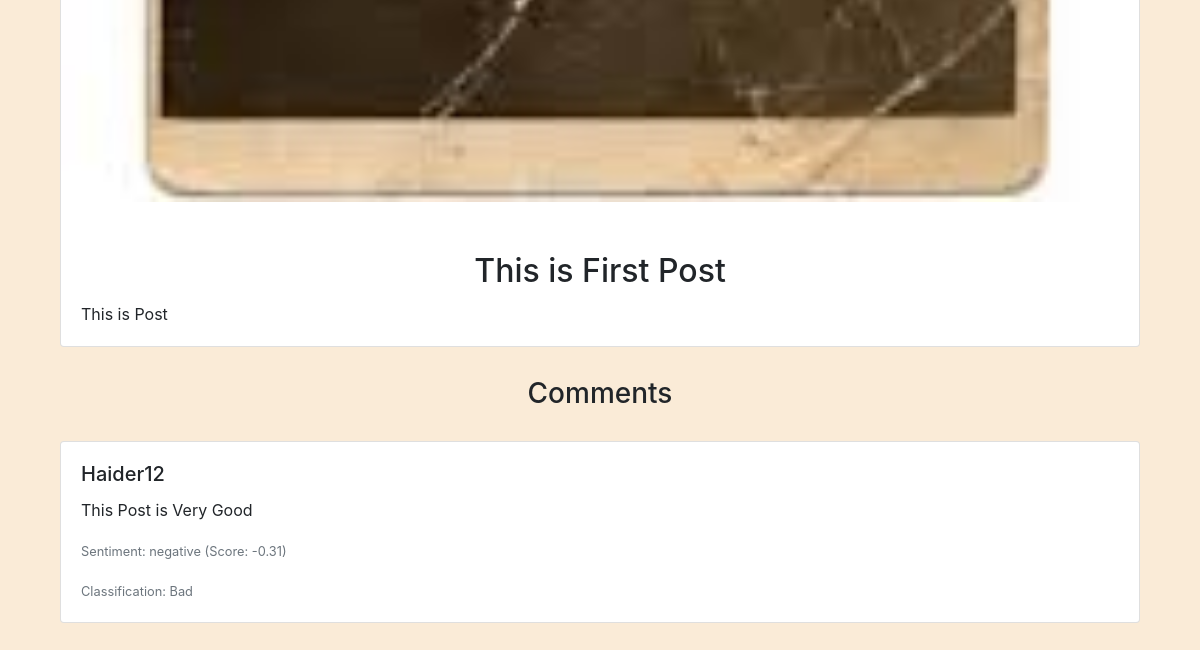
The app's page /view-comments/1/ (signed in, lower part), older data.
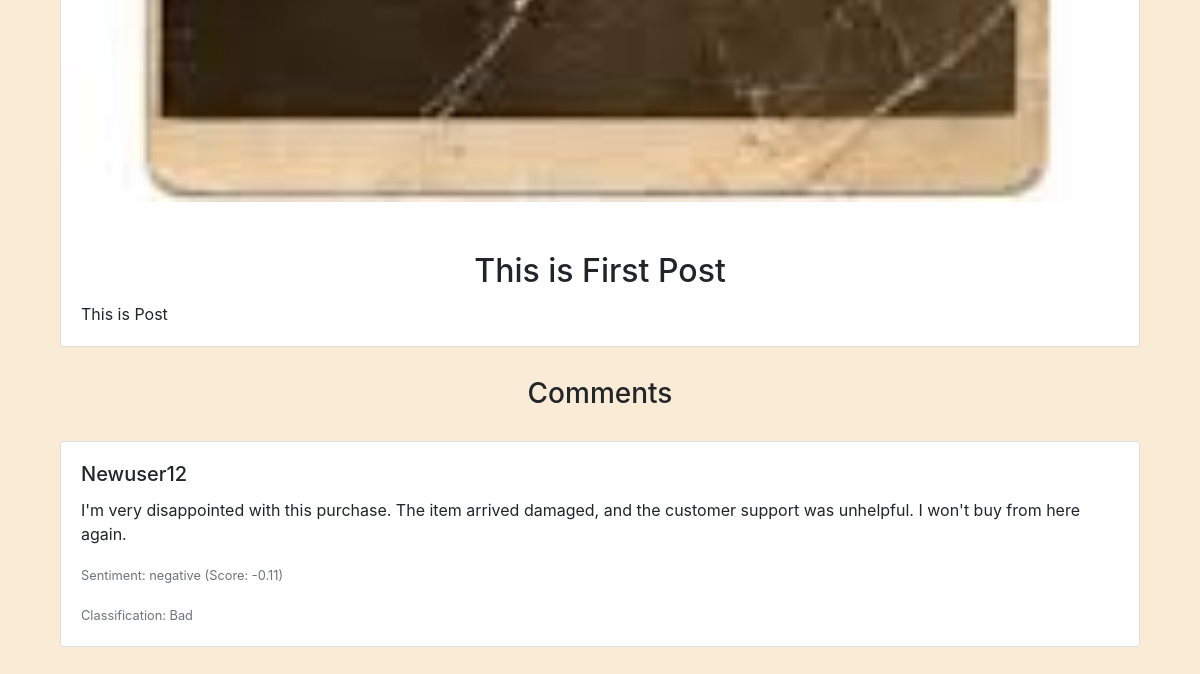
The same page, newer data.
### myapp/models.py (models this page shows, shortened)
class Post(models.Model):
    topic = models.CharField(max_length=255)
    post_date = models.DateTimeField(auto_now_add=True)
    post_picture = models.ImageField(upload_to='post_pictures/', blank=True, null=True)
    post_content = models.TextField(default='New Post')

class Comments(models.Model):
    user = models.ForeignKey(User, on_delete=models.CASCADE)
    post = models.ForeignKey(Post, on_delete=models.CASCADE)
    comment_text = models.TextField()
    comment_date = models.DateTimeField(auto_now_add=True)
    sentiment_score = models.DecimalField(max_digits=5, decimal_places=2, blank=True, null=True)
    sentiment_label = models.CharField(max_length=20, blank=True, null=True)

### myapp/views.py (the view)
# urls.py: path('view-comments/<int:post_id>/', views.view_comments, name='view_comments'),
@login_required
def view_comments(request, post_id):
    post = get_object_or_404(Post, id=post_id)
    comments = Comments.objects.filter(post=post)
    return render(request, 'view_comments.html', {'post': post, 'comments': comments})

### templates/view_comments.html (shortened to what this page needs)
{% extends "base.html" %}
{% block content %}
    <div class="container mt-4">
        <div class="card">
            {% if post.post_picture %}
                <img class="card-img-top" src="{{ post.post_picture.url }}" alt="Post image">
            {% endif %}
            <div class="card-body">
                <h2 class="card-title">{{ post.topic }}</h2>
                <p class="card-text">{{ post.post_content }}</p>
            </div>
        </div>
        <div class="mt-4">
            <h3>Comments</h3>
            {% for comment in comments %}
                <div class="card mb-3">
                    <div class="card-body">
                        <h5 class="card-title">{{ comment.user.username }}</h5>
                        <p class="card-text">{{ comment.comment_text }}</p>
                        <p class="card-text">
                            <small class="text-muted">Sentiment: {{ comment.sentiment_label }} (Score: {{ comment.sentiment_score }})</small>
                        </p>
                        <p class="card-text">
                            <small class="text-muted">
                                Classification:
                                {% if comment.sentiment_label == 'positive' and comment.sentiment_score >= 0.75 %}
                                    Good
                                {% elif comment.sentiment_label == 'negative' and comment.sentiment_score <= -0.75 %}
                                    Worst
                                {% elif comment.sentiment_label == 'negative' %}
                                    Bad
                                {% else %}
                                    Neutral
                                {% endif %}
                            </small>
                        </p>
                    </div>
                </div>
            {% endfor %}
        </div>
    </div>
{% endblock %}

### templates/base.html (shortened to what this page needs)
<!DOCTYPE html>
<html lang="en">
<head>
    <link href="https://stackpath.bootstrapcdn.com/bootstrap/4.5.2/css/bootstrap.min.css" rel="stylesheet">
    <link href="https://cdnjs.cloudflare.com/ajax/libs/font-awesome/5.15.4/css/all.min.css" rel="stylesheet">
</head>
<body>
    <main class="container mt-4 mb-5">
        {% block content %}
        {% endblock %}
    </main>
</body>
</html>

### templates/base.html (style rules this page uses)
body { background-color: antiquewhite; }
h1,h2,h3,h4 { margin: 30px; text-align: center; }

Row changes from the older to the newer data that the page shows:
removed Comments: user.username "Haider12", comment_text "This Post is Very Good", sentiment_label "negative", sentiment_score "-0.31", shows "Bad"
added Comments: user.username "Newuser12", comment_text "I'm very disappointed with this purchase. The item arrived damaged, and the customer support was unhelpful. I won't buy from here again.", sentiment_label "negative", sentiment_score "-0.11", shows "Bad"
